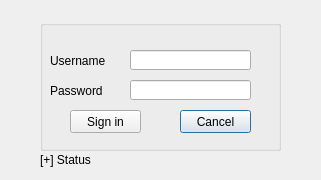
<?xml version="1.0" encoding="UTF-8"?>
<ui version="4.0">
 <class>emp_verification</class>
 <widget class="QDialog" name="emp_verification">
  <property name="geometry">
   <rect>
    <x>0</x>
    <y>0</y>
    <width>321</width>
    <height>180</height>
   </rect>
  </property>
  <property name="windowTitle">
   <string>Dialog</string>
  </property>
  <widget class="QWidget" name="centralWidget" native="true">
   <property name="geometry">
    <rect>
     <x>0</x>
     <y>0</y>
     <width>321</width>
     <height>190</height>
    </rect>
   </property>
   <widget class="QLabel" name="label">
    <property name="geometry">
     <rect>
      <x>40</x>
      <y>150</y>
      <width>241</width>
      <height>20</height>
     </rect>
    </property>
    <property name="text">
     <string>[+] Status</string>
    </property>
   </widget>
   <widget class="QGroupBox" name="groupBox">
    <property name="geometry">
     <rect>
      <x>40</x>
      <y>20</y>
      <width>241</width>
      <height>131</height>
     </rect>
    </property>
    <property name="title">
     <string/>
    </property>
    <widget class="QLabel" name="label_2">
     <property name="geometry">
      <rect>
       <x>10</x>
       <y>30</y>
       <width>61</width>
       <height>21</height>
      </rect>
     </property>
     <property name="text">
      <string>Username</string>
     </property>
    </widget>
    <widget class="QLabel" name="label_3">
     <property name="geometry">
      <rect>
       <x>10</x>
       <y>60</y>
       <width>61</width>
       <height>21</height>
      </rect>
     </property>
     <property name="text">
      <string>Password</string>
     </property>
    </widget>
    <widget class="QLineEdit" name="lineEdit_Username">
     <property name="geometry">
      <rect>
       <x>90</x>
       <y>30</y>
       <width>121</width>
       <height>20</height>
      </rect>
     </property>
    </widget>
    <widget class="QLineEdit" name="lineEdit_Password">
     <property name="geometry">
      <rect>
       <x>90</x>
       <y>60</y>
       <width>121</width>
       <height>20</height>
      </rect>
     </property>
     <property name="echoMode">
      <enum>QLineEdit::Password</enum>
     </property>
    </widget>
    <widget class="QPushButton" name="cancelButton">
     <property name="geometry">
      <rect>
       <x>140</x>
       <y>90</y>
       <width>71</width>
       <height>23</height>
      </rect>
     </property>
     <property name="text">
      <string>Cancel</string>
     </property>
    </widget>
    <widget class="QPushButton" name="signInButton">
     <property name="geometry">
      <rect>
       <x>30</x>
       <y>90</y>
       <width>71</width>
       <height>23</height>
      </rect>
     </property>
     <property name="text">
      <string>Sign in</string>
     </property>
    </widget>
   </widget>
  </widget>
  <widget class="QToolBar" name="mainToolBar">
   <property name="geometry">
    <rect>
     <x>180</x>
     <y>280</y>
     <width>4</width>
     <height>12</height>
    </rect>
   </property>
  </widget>
  <widget class="QStatusBar" name="statusBar">
   <property name="geometry">
    <rect>
     <x>180</x>
     <y>280</y>
     <width>3</width>
     <height>18</height>
    </rect>
   </property>
  </widget>
 </widget>
 <resources/>
 <connections/>
</ui>
